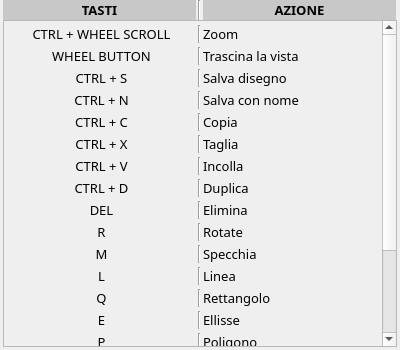
<?xml version="1.0" encoding="UTF-8"?>
<ui version="4.0">
 <class>ShortcutsDialog</class>
 <widget class="QDialog" name="ShortcutsDialog">
  <property name="geometry">
   <rect>
    <x>0</x>
    <y>0</y>
    <width>400</width>
    <height>350</height>
   </rect>
  </property>
  <property name="sizePolicy">
   <sizepolicy hsizetype="Fixed" vsizetype="Fixed">
    <horstretch>0</horstretch>
    <verstretch>0</verstretch>
   </sizepolicy>
  </property>
  <property name="minimumSize">
   <size>
    <width>400</width>
    <height>350</height>
   </size>
  </property>
  <property name="maximumSize">
   <size>
    <width>400</width>
    <height>350</height>
   </size>
  </property>
  <property name="font">
   <font>
    <family>Hack</family>
    <pointsize>10</pointsize>
   </font>
  </property>
  <property name="windowTitle">
   <string>Shortcuts</string>
  </property>
  <property name="modal">
   <bool>true</bool>
  </property>
  <layout class="QVBoxLayout" name="verticalLayout_2">
   <property name="spacing">
    <number>0</number>
   </property>
   <property name="leftMargin">
    <number>3</number>
   </property>
   <property name="topMargin">
    <number>0</number>
   </property>
   <property name="rightMargin">
    <number>3</number>
   </property>
   <property name="bottomMargin">
    <number>3</number>
   </property>
   <item>
    <layout class="QGridLayout" name="gridLayout_3">
     <property name="leftMargin">
      <number>0</number>
     </property>
     <property name="rightMargin">
      <number>0</number>
     </property>
     <property name="horizontalSpacing">
      <number>2</number>
     </property>
     <property name="verticalSpacing">
      <number>4</number>
     </property>
     <item row="0" column="1">
      <widget class="Line" name="line_24">
       <property name="orientation">
        <enum>Qt::Vertical</enum>
       </property>
      </widget>
     </item>
     <item row="0" column="0">
      <widget class="QLabel" name="label_57">
       <property name="minimumSize">
        <size>
         <width>193</width>
         <height>20</height>
        </size>
       </property>
       <property name="maximumSize">
        <size>
         <width>193</width>
         <height>20</height>
        </size>
       </property>
       <property name="font">
        <font>
         <family>Hack</family>
         <pointsize>10</pointsize>
         <bold>true</bold>
        </font>
       </property>
       <property name="styleSheet">
        <string notr="true">background-color: rgb(200, 200, 200);</string>
       </property>
       <property name="text">
        <string>TASTI</string>
       </property>
       <property name="alignment">
        <set>Qt::AlignCenter</set>
       </property>
      </widget>
     </item>
     <item row="0" column="2">
      <widget class="QLabel" name="label_46">
       <property name="minimumSize">
        <size>
         <width>193</width>
         <height>20</height>
        </size>
       </property>
       <property name="maximumSize">
        <size>
         <width>193</width>
         <height>20</height>
        </size>
       </property>
       <property name="font">
        <font>
         <family>Hack</family>
         <pointsize>10</pointsize>
         <bold>true</bold>
        </font>
       </property>
       <property name="styleSheet">
        <string notr="true">background-color: rgb(200, 200, 200);</string>
       </property>
       <property name="text">
        <string>AZIONE</string>
       </property>
       <property name="alignment">
        <set>Qt::AlignCenter</set>
       </property>
      </widget>
     </item>
    </layout>
   </item>
   <item>
    <widget class="QScrollArea" name="scrollArea">
     <property name="widgetResizable">
      <bool>true</bool>
     </property>
     <widget class="QWidget" name="scrollAreaWidgetContents">
      <property name="geometry">
       <rect>
        <x>0</x>
        <y>0</y>
        <width>378</width>
        <height>414</height>
       </rect>
      </property>
      <layout class="QVBoxLayout" name="verticalLayout">
       <property name="spacing">
        <number>0</number>
       </property>
       <property name="leftMargin">
        <number>0</number>
       </property>
       <property name="topMargin">
        <number>0</number>
       </property>
       <property name="rightMargin">
        <number>0</number>
       </property>
       <property name="bottomMargin">
        <number>0</number>
       </property>
       <item>
        <layout class="QGridLayout" name="gridLayout">
         <property name="leftMargin">
          <number>3</number>
         </property>
         <property name="rightMargin">
          <number>3</number>
         </property>
         <property name="horizontalSpacing">
          <number>2</number>
         </property>
         <property name="verticalSpacing">
          <number>4</number>
         </property>
         <item row="11" column="0">
          <widget class="QLabel" name="label_10">
           <property name="text">
            <string>R</string>
           </property>
           <property name="alignment">
            <set>Qt::AlignCenter</set>
           </property>
          </widget>
         </item>
         <item row="7" column="0">
          <widget class="QLabel" name="label_15">
           <property name="text">
            <string>CTRL + V</string>
           </property>
           <property name="alignment">
            <set>Qt::AlignCenter</set>
           </property>
          </widget>
         </item>
         <item row="19" column="2">
          <widget class="QLabel" name="label_36">
           <property name="text">
            <string>Testo</string>
           </property>
           <property name="alignment">
            <set>Qt::AlignLeading|Qt::AlignLeft|Qt::AlignVCenter</set>
           </property>
          </widget>
         </item>
         <item row="18" column="1">
          <widget class="Line" name="line_18">
           <property name="orientation">
            <enum>Qt::Vertical</enum>
           </property>
          </widget>
         </item>
         <item row="20" column="0">
          <widget class="QLabel" name="label_37">
           <property name="text">
            <string>J</string>
           </property>
           <property name="alignment">
            <set>Qt::AlignCenter</set>
           </property>
          </widget>
         </item>
         <item row="14" column="0">
          <widget class="QLabel" name="label_29">
           <property name="text">
            <string>Q</string>
           </property>
           <property name="alignment">
            <set>Qt::AlignCenter</set>
           </property>
          </widget>
         </item>
         <item row="10" column="2">
          <widget class="QLabel" name="label_21">
           <property name="text">
            <string>Elimina</string>
           </property>
           <property name="alignment">
            <set>Qt::AlignLeading|Qt::AlignLeft|Qt::AlignVCenter</set>
           </property>
          </widget>
         </item>
         <item row="20" column="2">
          <widget class="QLabel" name="label_38">
           <property name="text">
            <string>Pad / giunzione</string>
           </property>
           <property name="alignment">
            <set>Qt::AlignLeading|Qt::AlignLeft|Qt::AlignVCenter</set>
           </property>
          </widget>
         </item>
         <item row="0" column="1">
          <widget class="Line" name="line_5">
           <property name="orientation">
            <enum>Qt::Vertical</enum>
           </property>
          </widget>
         </item>
         <item row="15" column="1">
          <widget class="Line" name="line_15">
           <property name="orientation">
            <enum>Qt::Vertical</enum>
           </property>
          </widget>
         </item>
         <item row="17" column="0">
          <widget class="QLabel" name="label_32">
           <property name="text">
            <string>B</string>
           </property>
           <property name="alignment">
            <set>Qt::AlignCenter</set>
           </property>
          </widget>
         </item>
         <item row="8" column="0">
          <widget class="QLabel" name="label_20">
           <property name="text">
            <string>CTRL + D</string>
           </property>
           <property name="alignment">
            <set>Qt::AlignCenter</set>
           </property>
          </widget>
         </item>
         <item row="3" column="2">
          <widget class="QLabel" name="label_49">
           <property name="text">
            <string>Salva disegno</string>
           </property>
           <property name="alignment">
            <set>Qt::AlignLeading|Qt::AlignLeft|Qt::AlignVCenter</set>
           </property>
          </widget>
         </item>
         <item row="14" column="2">
          <widget class="QLabel" name="label_25">
           <property name="text">
            <string>Rettangolo</string>
           </property>
           <property name="alignment">
            <set>Qt::AlignLeading|Qt::AlignLeft|Qt::AlignVCenter</set>
           </property>
          </widget>
         </item>
         <item row="6" column="1">
          <widget class="Line" name="line_9">
           <property name="orientation">
            <enum>Qt::Vertical</enum>
           </property>
          </widget>
         </item>
         <item row="2" column="0">
          <widget class="QLabel" name="label_9">
           <property name="text">
            <string>WHEEL BUTTON</string>
           </property>
           <property name="alignment">
            <set>Qt::AlignCenter</set>
           </property>
          </widget>
         </item>
         <item row="1" column="1">
          <widget class="Line" name="line_2">
           <property name="orientation">
            <enum>Qt::Vertical</enum>
           </property>
          </widget>
         </item>
         <item row="21" column="0">
          <widget class="QLabel" name="label_41">
           <property name="text">
            <string>SPACE</string>
           </property>
           <property name="alignment">
            <set>Qt::AlignCenter</set>
           </property>
          </widget>
         </item>
         <item row="14" column="1">
          <widget class="Line" name="line_14">
           <property name="orientation">
            <enum>Qt::Vertical</enum>
           </property>
          </widget>
         </item>
         <item row="21" column="2">
          <widget class="QLabel" name="label_44">
           <property name="text">
            <string>Seleziona</string>
           </property>
           <property name="alignment">
            <set>Qt::AlignLeading|Qt::AlignLeft|Qt::AlignVCenter</set>
           </property>
          </widget>
         </item>
         <item row="15" column="2">
          <widget class="QLabel" name="label_26">
           <property name="text">
            <string>Ellisse</string>
           </property>
           <property name="alignment">
            <set>Qt::AlignLeading|Qt::AlignLeft|Qt::AlignVCenter</set>
           </property>
          </widget>
         </item>
         <item row="17" column="2">
          <widget class="QLabel" name="label_28">
           <property name="text">
            <string>Curva Bézier </string>
           </property>
           <property name="alignment">
            <set>Qt::AlignLeading|Qt::AlignLeft|Qt::AlignVCenter</set>
           </property>
          </widget>
         </item>
         <item row="5" column="1">
          <widget class="Line" name="line_8">
           <property name="orientation">
            <enum>Qt::Vertical</enum>
           </property>
          </widget>
         </item>
         <item row="19" column="1">
          <widget class="Line" name="line_19">
           <property name="orientation">
            <enum>Qt::Vertical</enum>
           </property>
          </widget>
         </item>
         <item row="10" column="0">
          <widget class="QLabel" name="label_22">
           <property name="text">
            <string>DEL</string>
           </property>
           <property name="alignment">
            <set>Qt::AlignCenter</set>
           </property>
          </widget>
         </item>
         <item row="3" column="0">
          <widget class="QLabel" name="label_48">
           <property name="text">
            <string>CTRL + S</string>
           </property>
           <property name="alignment">
            <set>Qt::AlignCenter</set>
           </property>
          </widget>
         </item>
         <item row="1" column="2">
          <widget class="QLabel" name="label_2">
           <property name="minimumSize">
            <size>
             <width>100</width>
             <height>0</height>
            </size>
           </property>
           <property name="maximumSize">
            <size>
             <width>9999</width>
             <height>16777215</height>
            </size>
           </property>
           <property name="text">
            <string>Zoom</string>
           </property>
          </widget>
         </item>
         <item row="7" column="2">
          <widget class="QLabel" name="label_18">
           <property name="text">
            <string>Incolla</string>
           </property>
           <property name="alignment">
            <set>Qt::AlignLeading|Qt::AlignLeft|Qt::AlignVCenter</set>
           </property>
          </widget>
         </item>
         <item row="13" column="2">
          <widget class="QLabel" name="label_24">
           <property name="text">
            <string>Linea</string>
           </property>
           <property name="alignment">
            <set>Qt::AlignLeading|Qt::AlignLeft|Qt::AlignVCenter</set>
           </property>
          </widget>
         </item>
         <item row="5" column="0">
          <widget class="QLabel" name="label_13">
           <property name="text">
            <string>CTRL + C</string>
           </property>
           <property name="alignment">
            <set>Qt::AlignCenter</set>
           </property>
          </widget>
         </item>
         <item row="16" column="0">
          <widget class="QLabel" name="label_31">
           <property name="text">
            <string>P</string>
           </property>
           <property name="alignment">
            <set>Qt::AlignCenter</set>
           </property>
          </widget>
         </item>
         <item row="11" column="2">
          <widget class="QLabel" name="label_12">
           <property name="text">
            <string>Rotate</string>
           </property>
          </widget>
         </item>
         <item row="16" column="2">
          <widget class="QLabel" name="label_27">
           <property name="text">
            <string>Poligono</string>
           </property>
           <property name="alignment">
            <set>Qt::AlignLeading|Qt::AlignLeft|Qt::AlignVCenter</set>
           </property>
          </widget>
         </item>
         <item row="4" column="0">
          <widget class="QLabel" name="label_50">
           <property name="text">
            <string>CTRL + N</string>
           </property>
           <property name="alignment">
            <set>Qt::AlignCenter</set>
           </property>
          </widget>
         </item>
         <item row="10" column="1">
          <widget class="Line" name="line_12">
           <property name="orientation">
            <enum>Qt::Vertical</enum>
           </property>
          </widget>
         </item>
         <item row="5" column="2">
          <widget class="QLabel" name="label_14">
           <property name="text">
            <string>Copia</string>
           </property>
           <property name="alignment">
            <set>Qt::AlignLeading|Qt::AlignLeft|Qt::AlignVCenter</set>
           </property>
          </widget>
         </item>
         <item row="11" column="1">
          <widget class="Line" name="line_7">
           <property name="orientation">
            <enum>Qt::Vertical</enum>
           </property>
          </widget>
         </item>
         <item row="2" column="1">
          <widget class="Line" name="line_6">
           <property name="orientation">
            <enum>Qt::Vertical</enum>
           </property>
          </widget>
         </item>
         <item row="1" column="0">
          <widget class="QLabel" name="label">
           <property name="minimumSize">
            <size>
             <width>189</width>
             <height>0</height>
            </size>
           </property>
           <property name="maximumSize">
            <size>
             <width>189</width>
             <height>16777215</height>
            </size>
           </property>
           <property name="text">
            <string>CTRL + WHEEL SCROLL</string>
           </property>
           <property name="alignment">
            <set>Qt::AlignCenter</set>
           </property>
          </widget>
         </item>
         <item row="2" column="2">
          <widget class="QLabel" name="label_11">
           <property name="text">
            <string>Trascina la vista</string>
           </property>
          </widget>
         </item>
         <item row="7" column="1">
          <widget class="Line" name="line_10">
           <property name="orientation">
            <enum>Qt::Vertical</enum>
           </property>
          </widget>
         </item>
         <item row="8" column="1">
          <widget class="Line" name="line_11">
           <property name="orientation">
            <enum>Qt::Vertical</enum>
           </property>
          </widget>
         </item>
         <item row="13" column="1">
          <widget class="Line" name="line_13">
           <property name="orientation">
            <enum>Qt::Vertical</enum>
           </property>
          </widget>
         </item>
         <item row="15" column="0">
          <widget class="QLabel" name="label_30">
           <property name="text">
            <string>E</string>
           </property>
           <property name="alignment">
            <set>Qt::AlignCenter</set>
           </property>
          </widget>
         </item>
         <item row="16" column="1">
          <widget class="Line" name="line_16">
           <property name="orientation">
            <enum>Qt::Vertical</enum>
           </property>
          </widget>
         </item>
         <item row="4" column="2">
          <widget class="QLabel" name="label_51">
           <property name="text">
            <string>Salva con nome</string>
           </property>
           <property name="alignment">
            <set>Qt::AlignLeading|Qt::AlignLeft|Qt::AlignVCenter</set>
           </property>
          </widget>
         </item>
         <item row="8" column="2">
          <widget class="QLabel" name="label_19">
           <property name="text">
            <string>Duplica</string>
           </property>
           <property name="alignment">
            <set>Qt::AlignLeading|Qt::AlignLeft|Qt::AlignVCenter</set>
           </property>
          </widget>
         </item>
         <item row="33" column="0">
          <spacer name="verticalSpacer">
           <property name="orientation">
            <enum>Qt::Vertical</enum>
           </property>
           <property name="sizeHint" stdset="0">
            <size>
             <width>20</width>
             <height>40</height>
            </size>
           </property>
          </spacer>
         </item>
         <item row="6" column="0">
          <widget class="QLabel" name="label_16">
           <property name="text">
            <string>CTRL + X</string>
           </property>
           <property name="alignment">
            <set>Qt::AlignCenter</set>
           </property>
          </widget>
         </item>
         <item row="6" column="2">
          <widget class="QLabel" name="label_17">
           <property name="text">
            <string>Taglia</string>
           </property>
           <property name="alignment">
            <set>Qt::AlignLeading|Qt::AlignLeft|Qt::AlignVCenter</set>
           </property>
          </widget>
         </item>
         <item row="18" column="0">
          <widget class="QLabel" name="label_33">
           <property name="text">
            <string>C</string>
           </property>
           <property name="alignment">
            <set>Qt::AlignCenter</set>
           </property>
          </widget>
         </item>
         <item row="17" column="1">
          <widget class="Line" name="line_17">
           <property name="orientation">
            <enum>Qt::Vertical</enum>
           </property>
          </widget>
         </item>
         <item row="13" column="0">
          <widget class="QLabel" name="label_23">
           <property name="text">
            <string>L</string>
           </property>
           <property name="alignment">
            <set>Qt::AlignCenter</set>
           </property>
          </widget>
         </item>
         <item row="19" column="0">
          <widget class="QLabel" name="label_34">
           <property name="text">
            <string>T</string>
           </property>
           <property name="alignment">
            <set>Qt::AlignCenter</set>
           </property>
          </widget>
         </item>
         <item row="18" column="2">
          <widget class="QLabel" name="label_35">
           <property name="text">
            <string>Curva </string>
           </property>
           <property name="alignment">
            <set>Qt::AlignLeading|Qt::AlignLeft|Qt::AlignVCenter</set>
           </property>
          </widget>
         </item>
         <item row="12" column="0">
          <widget class="QLabel" name="label_45">
           <property name="text">
            <string>M</string>
           </property>
           <property name="alignment">
            <set>Qt::AlignCenter</set>
           </property>
          </widget>
         </item>
         <item row="12" column="2">
          <widget class="QLabel" name="label_47">
           <property name="text">
            <string>Specchia</string>
           </property>
           <property name="alignment">
            <set>Qt::AlignLeading|Qt::AlignLeft|Qt::AlignVCenter</set>
           </property>
          </widget>
         </item>
         <item row="12" column="1">
          <widget class="Line" name="line">
           <property name="orientation">
            <enum>Qt::Vertical</enum>
           </property>
          </widget>
         </item>
         <item row="3" column="1">
          <widget class="Line" name="line_3">
           <property name="orientation">
            <enum>Qt::Vertical</enum>
           </property>
          </widget>
         </item>
         <item row="4" column="1">
          <widget class="Line" name="line_4">
           <property name="orientation">
            <enum>Qt::Vertical</enum>
           </property>
          </widget>
         </item>
         <item row="20" column="1">
          <widget class="Line" name="line_20">
           <property name="orientation">
            <enum>Qt::Vertical</enum>
           </property>
          </widget>
         </item>
         <item row="21" column="1">
          <widget class="Line" name="line_21">
           <property name="orientation">
            <enum>Qt::Vertical</enum>
           </property>
          </widget>
         </item>
         <item row="25" column="1">
          <widget class="Line" name="line_22">
           <property name="orientation">
            <enum>Qt::Vertical</enum>
           </property>
          </widget>
         </item>
         <item row="26" column="1">
          <widget class="Line" name="line_23">
           <property name="orientation">
            <enum>Qt::Vertical</enum>
           </property>
          </widget>
         </item>
        </layout>
       </item>
      </layout>
     </widget>
    </widget>
   </item>
  </layout>
 </widget>
 <resources/>
 <connections/>
</ui>
